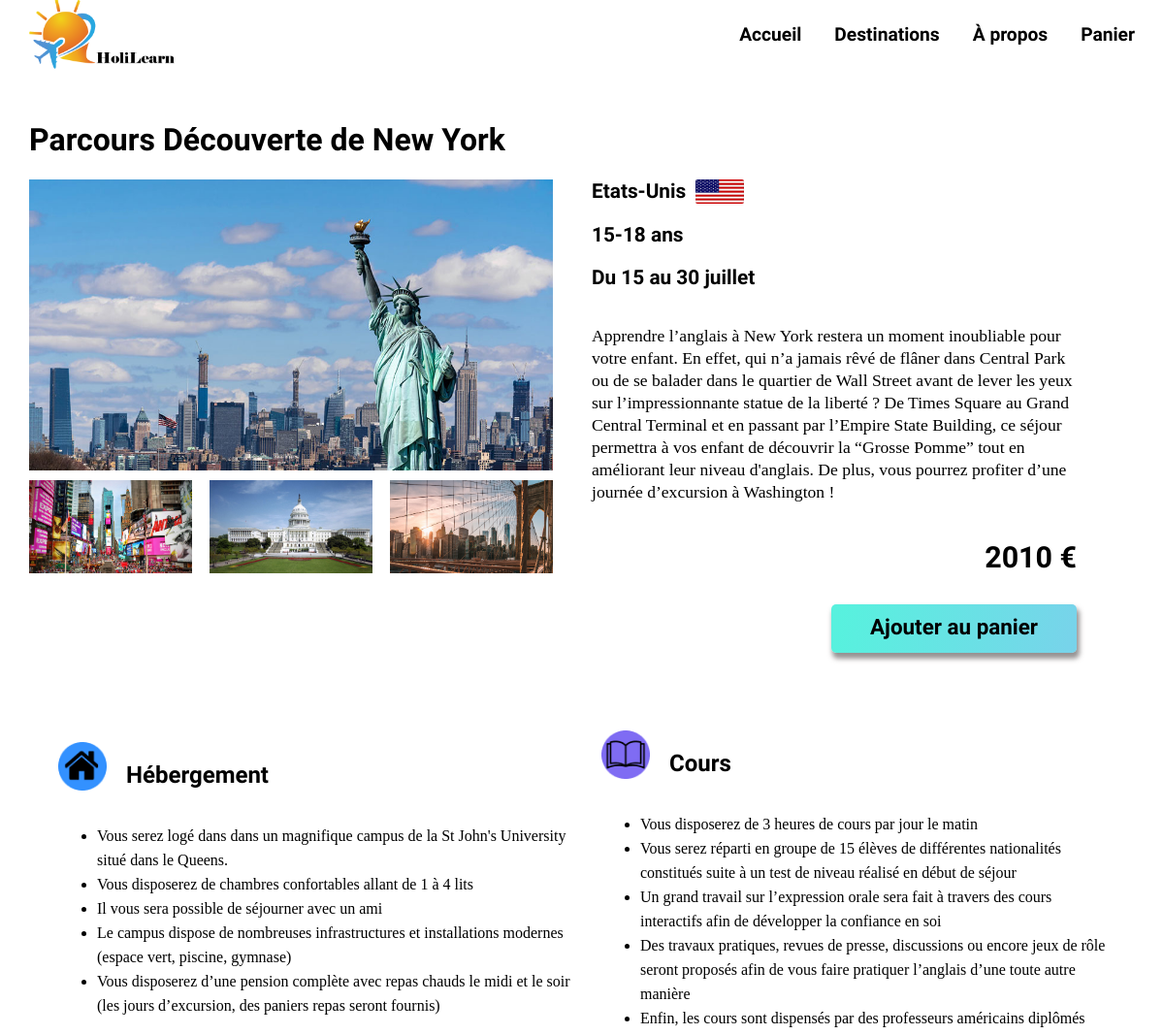
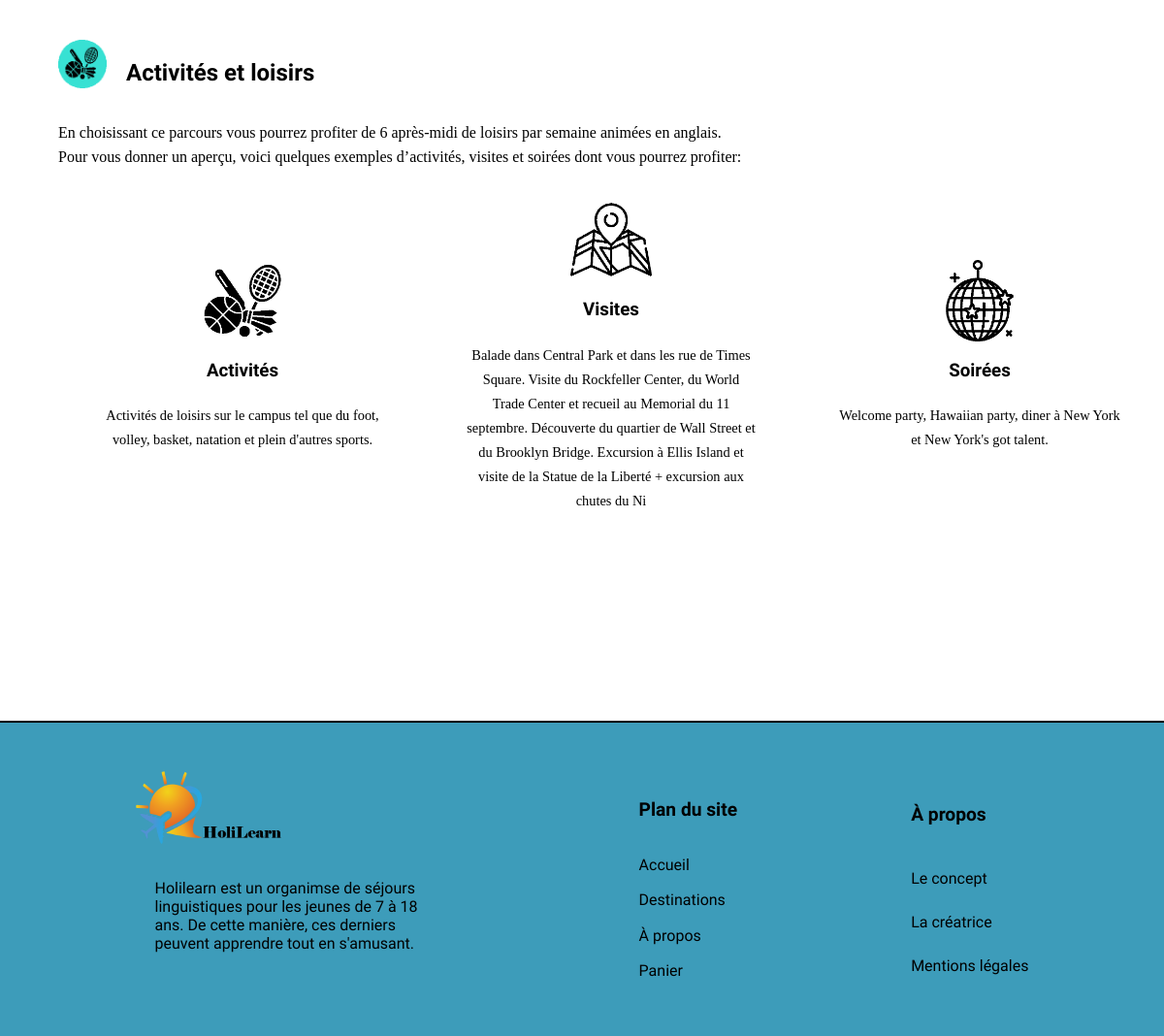
Screenshot of /dest.php with the database file from the repository (2 pictures, top to bottom).
### tables this page shows
CREATE TABLE `destination` (
  `id` int(11) NOT NULL,
  `nom_parcours` varchar(100) NOT NULL,
  `type_parcours` varchar(50) NOT NULL,
  `pays` varchar(30) NOT NULL,
  `drapeau_pays` varchar(30) NOT NULL,
  `age_dest` varchar(10) NOT NULL,
  `periode` varchar(30) NOT NULL,
  `descriptif_dest` text NOT NULL,
  `prix` int(11) NOT NULL,
  `lieu_hebergement` varchar(100) NOT NULL,
  `image1` varchar(50) NOT NULL,
  `image2` varchar(50) NOT NULL,
  `image3` varchar(50) NOT NULL,
  `image4` varchar(50) NOT NULL,
  `activites` varchar(300) NOT NULL,
  `visites` varchar(300) NOT NULL,
  `soirees` varchar(300) NOT NULL,
  `date_modif` timestamp NOT NULL DEFAULT current_timestamp() ON UPDATE current_timestamp(),
  `vacances` varchar(50) NOT NULL,
  `img_card` varchar(50) NOT NULL,
  `resume_act` varchar(100) NOT NULL
);

### dest.php (the view, shortened to what this page needs)
<?php
include("connexion.php");
if(isset($_GET["dest"])){
    $dest = $_GET["dest"];
}
else{
    $dest = "1";
}
$requete="SELECT * FROM destination WHERE id=$dest";
$stmt=$db->query($requete);
$result=$stmt-> fetchall(PDO::FETCH_ASSOC);
?>
<!DOCTYPE html>
<html lang="fr">
<head>
    <link rel="stylesheet" href="style_dest.css">
</head>
<body>
    <?php include("navbar.php") ?>
    <h1 id="contenu"><?=$result[0]["nom_parcours"]?></h1>
    <div class="dest_container">
        <div class="img_container">
            <div class="grd_img grande"style="background-image:url('<?=$result[0]["image1"]?>')"></div>
            <div class="petite_img_dest_container">
                <div class="petite p2" style="background-image:url('<?=$result[0]["image2"]?>')"></div>
                <div class="petite" style="background-image:url('<?=$result[0]["image3"]?>')"></div>
                <div class="petite" style="background-image:url('<?=$result[0]["image4"]?>')"></div>
            </div>
        </div>
        <div class="txt_container">
            <div class="pays_dest">
                <h2><?=$result[0]["pays"]?></h2>
                <img src="<?=$result[0]["drapeau_pays"]?>" alt="">
            </div>
            <h2><?=$result[0]["age_dest"]?> </h2>
            <h2><?=$result[0]["periode"]?></h2>
            <p class="descriptif_dest"><?=$result[0]["descriptif_dest"]?></p>
            <div class="prix_dest">
                <p><?=$result[0]["prix"]?> €</p>
            </div>
            <div class="btn_resa">
                <a href="panier.php?dest=<?=$result[0]["id"]?>" class="btn_dest">Ajouter au panier</a>
            </div>
        </div>
    </div>
    <div class="hebergement_et_cours">
        <div class="categorie">
            <div class="logo_text">
                <img src="img/home.png" alt="">
                <h2>Hébergement</h2>
            </div>
            <ul>
                <li>Vous serez logé dans <?=$result[0]["lieu_hebergement"]?></li>
                <li>Vous disposerez de chambres confortables allant de 1 à 4 lits</li>
                <li>Il vous sera possible de séjourner avec un ami</li>
                <li>Le campus dispose de nombreuses infrastructures et installations modernes (espace vert, piscine, gymnase)</li>
                <li>Vous disposerez d’une pension complète avec repas chauds le midi et le soir (les jours d’excursion, des paniers repas seront fournis)</li>
            </ul>
        </div>
        <div class="categorie">
            <div class="logo_text">
                <img src="img/cours.png" alt="">
                <h2>Cours</h2>
            </div>
            <ul>
                <li>Vous disposerez de  3 heures de cours par jour le matin</li>
                <li>Vous serez réparti en groupe de 15 élèves de différentes nationalités constitués suite à un test de niveau réalisé en début de séjour</li>
                <li>Un grand travail sur l’expression orale sera fait à travers des cours interactifs afin de développer la confiance en soi</li>
                <li>Des travaux pratiques, revues de presse, discussions ou encore jeux de rôle seront proposés afin de vous faire pratiquer l’anglais d’une toute autre manière</li>
                <li>Enfin, les cours sont dispensés par des professeurs américains diplômés</li>
            </ul>
        </div>
    </div>
    <div class="activites">
        <div class="logo_text">
            <img src="img/activités2.png" alt="">
            <h2>Activités et loisirs</h2>
        </div>
        <p class="txt">En choisissant ce parcours vous pourrez profiter de 6 après-midi de loisirs par semaine animées en anglais. <br>
        Pour vous donner un aperçu, voici quelques exemples d’activités, visites et soirées dont vous pourrez profiter: </p>
        <div class="liste_activites">
            <div class="bloc_ex">
                <img src="img/activite6.png" alt="">
                <h3>Activités</h3>
                <p><?=$result[0]["activites"]?></p>
            </div>
            <div class="bloc_ex">
                <img src="img/visite2.png" alt="">
                <h3>Visites</h3>
                <p><?=$result[0]["visites"]?></p>
            </div>
            <div class="bloc_ex">
                <img src="img/soiree2.png" alt="">
                <h3>Soirées</h3>
                <p><?=$result[0]["soirees"]?></p>
            </div>
        </div>
    </div>
    <footer>
        <section class="explications_proj">
          <img src="img/holilearnlogo_text.png" alt="">
          <p>Holilearn est un organimse de séjours linguistiques pour les jeunes de 7 à 18 ans. De cette manière, ces derniers peuvent apprendre tout en s'amusant.</p>
        </section>
        <section class="plan_site">
          <h3>Plan du site</h3>
          <a href="index.php">Accueil</a>
          <a href="destinations.php">Destinations</a>
          <a href="about.php">À propos</a>
          <a href="panier.php">Panier</a>
        </section>
        <section class="about">
          <h3>À propos</h3>
          <a href="about.php#concept">Le concept</a>
          <a href="about.php#creatrice">La créatrice</a>
          <a href="about.php#mention_legale">Mentions légales</a>
        </section>
      </footer>
</body>
</html>

### navbar.php (shortened to what this page needs)
<nav class="">
<a  class="logo" href="index.php"><img src="img/holilearnlogo_text.png" alt="Accueil"></a>
    <ul>
    <li><a href="index.php">Accueil</a></li>
    <li><a href="all_dest.php">Destinations</a></li>
    <li><a href="about.php">À propos</a></li>
    <li><a href="panier.php">Panier
    </a></li>
    </ul>
</nav>

### style_dest.css (style rules this page uses)
*, *::after, *::before { box-sizing: border-box; scroll-behavior: smooth; }
body { font-family: 'Elsie', cursive, sans-serif; margin: 0; }
nav { width: 100vw; position: fixed; top: 0; height: 72px; display: flex; align-items: center; justify-content: space-between; transition: 0.6s; z-index: 100; }
nav img { width:150px; padding-top:3px ; margin-left: 30px; }
nav li { display: inline; list-style: none; margin-right: 30px; }
nav a { text-decoration: none; font-family: 'Elsie', cursive; font-weight: 900; font-size: 1.2rem; color: black; position: relative; }
nav a:not(.logo):after { content: ""; position: absolute; width: 100%; transform: scaleX(0); height: 1.5px; bottom: -4px; left: 0; background-color: black; transform-origin: bottom right; transition: transform 0.3s ease; }
h1 { padding-top:13vh; margin-left: 30px; font-size: 2rem; }
.dest_container { margin-left: 30px; margin-right: 30px; display: flex; gap:40px; }
.grd_img { background-size: cover; width: 45vw; height: 25vw; margin-bottom: 10px; }
.petite_img_dest_container { display: flex; justify-content:space-between; width: 45vw; }
.petite { background-size: cover; width:14vw; height: 8vw; }
.txt_container { display: flex; flex-direction: column; }
.txt_container h2 { font-size: 1.3rem; margin-bottom: 20px; margin-top: 0px; }
.descriptif_dest { max-width: 500px; font-size: 1.1rem; font-family:Georgia, 'Times New Roman', Times, serif; line-height: 23px; }
.pays_dest { display: flex; gap: 10px; align-items: center; }
.pays_dest img { width: 50px; height:25px; border-radius: 2px; margin-bottom: 20px; }
.prix_dest { display: flex; justify-content: flex-end; font-weight: bold; font-size: 1.9rem; margin-top: -10px; }
.btn_resa { display: flex; justify-content: flex-end; }
.btn_resa a { background: linear-gradient(100.81deg, rgba(56, 238, 216, 0.84) 5.52%, rgba(33, 177, 222, 0.5964) 106.72%); height: 50px; border: none; border-radius: 5px; font-weight: bold; font-family: 'Elsie'; font-size: 1.4rem; width: fit-content; padding-left: 40px; padding-right: 40px; padding-top: 10px; box-shadow: 2px 5px 5px 1px rgba(115,111,111,0.75); text-decoration: none; color: black; }
.hebergement_et_cours { display: flex; justify-content: space-around; align-items: center; gap: 30px; margin-top: 80px; margin-left: 60px; margin-right: 50px; }
.categorie { display: flex; flex-direction: column; justify-content: flex-start; }
.logo_text { display: flex; gap: 20px; }
.logo_text img { width: 50px; height: 50px; }
li { font-family:Georgia, 'Times New Roman', Times, serif; max-width: 600px; line-height: 25px; }
.activites { margin-left: 60px; margin-top: 30px; }
.activites p { max-width: 900px; font-family:Georgia, 'Times New Roman', Times, serif; line-height: 25px; }
.liste_activites { display: flex; justify-content: space-around; }
.bloc_ex { display: flex; flex-direction: column; justify-content: center; align-items: center; margin-top: 15px; width: 25vw; }
.bloc_ex img { width: 7vw; }
.bloc_ex p { max-width: 300px; margin-top: 5px; font-size: 0.9rem; text-align: center; }
footer { display: flex; justify-content: space-around; background-color:#1688acd4; border-top: solid 2px black; margin-top: 200px; padding: 50px; }
footer img { width: 150px; height: 75px; }
footer section { display: flex; flex-direction: column; justify-content: space-around; }
.explications_proj p { max-width: 340px; padding: 20px; }
footer a { text-decoration: none; color:black; }
section h3 { font-size: 1.2rem; }

### rows the page displays
destination: nom_parcours "Parcours Découverte de New York", image1 (picture), image2 (picture), image3 (picture), image4 (picture), pays "Etats-Unis", drapeau_pays (picture), age_dest "15-18 ans", periode "Du 15 au 30 juillet", descriptif_dest "Apprendre l’anglais à New York restera un moment inoubliable pour votre enfant. En effet, qui n’a jamais rêvé de flâner dans Central Park ou de se balader dans le quartier de Wall Street avant de lever les yeux sur l’impressionnante statue de la liberté ? De Times Square au Grand Central Terminal et en passant par l’Empire State Building, ce séjour permettra à vos enfant de découvrir la “Grosse Pomme” tout en améliorant leur niveau d'anglais. De plus, vous pourrez profiter d’une journée d’excursion à Washington !", prix "2010", lieu_hebergement "dans un magnifique campus de la St John's University situé dans le Queens.", activites "Activités de loisirs sur le campus tel que du foot, volley, basket, natation et plein d'autres sports.", visites "Balade dans Central Park et dans les rue de Times Square. Visite du Rockfeller Center, du World Trade Center et recueil au Memorial du 11 septembre. Découverte du quartier de Wall Street et du Brooklyn Bridge. Excursion à Ellis Island et visite de la Statue de la Liberté + excursion aux chutes du Ni", soirees "Welcome party, Hawaiian party, diner à New York et New York's got talent."
